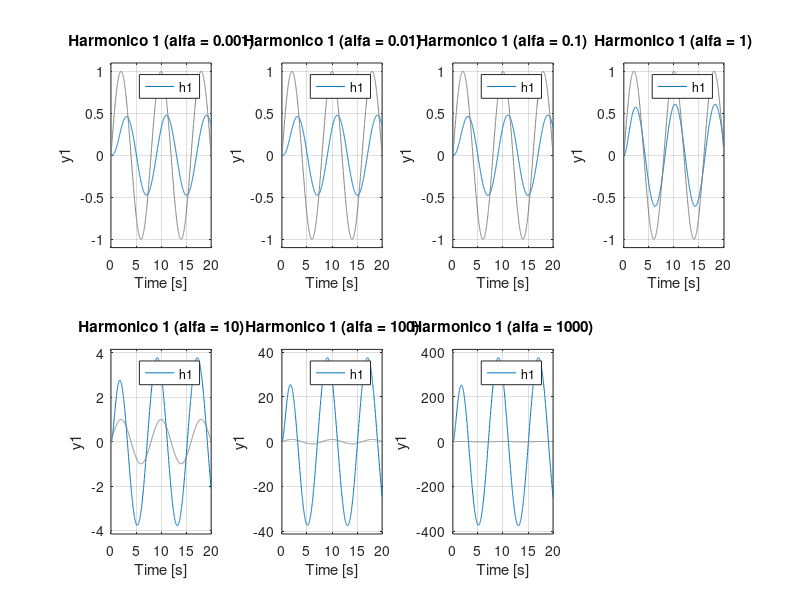
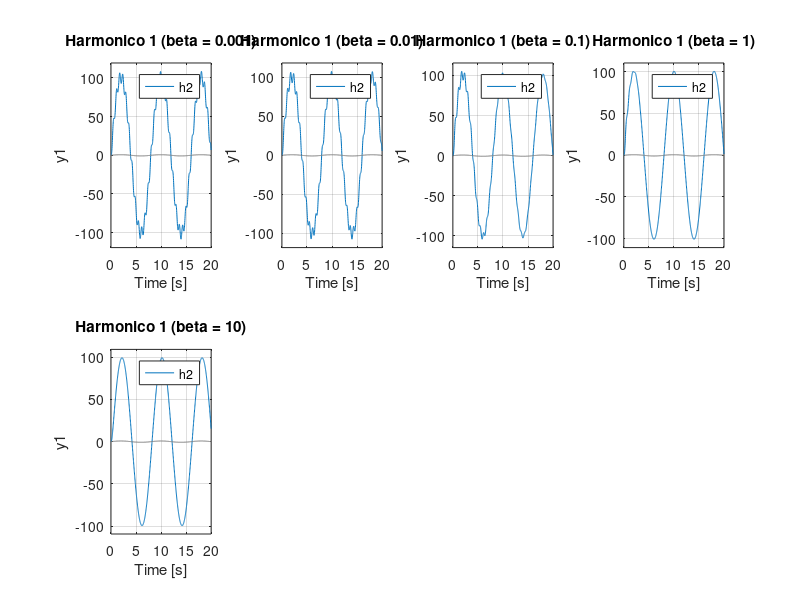

The MATLAB script that drew these images, in order:
clear all;
close all;

a = [0.001 0.01 0.1 1 10 100 1000];
b = [0.001 0.01 0.1 1 10];
t = linspace(0, 20,1000);
u = sin((pi/4)*t);

figure;
for idx = 1:numel(a) 
    alpha = a(idx);
    h1 = tf([0 alpha 1], [1 2 2]);
    subplot(2,4,idx);
    lsim(h1,u,t); hold on;
    title(['Harmonico 1 (alfa = ' ,num2str(alpha), ')']);
end

figure
for idx = 1:numel(b) 
    beta = b(idx);
    h2 = tf([0 1 10000], [1 2*beta 100]);
    subplot(2,4,idx);
    lsim(h2,u,t); hold on;
    title(['Harmonico 1 (beta = ' ,num2str(beta), ')']);    
end
